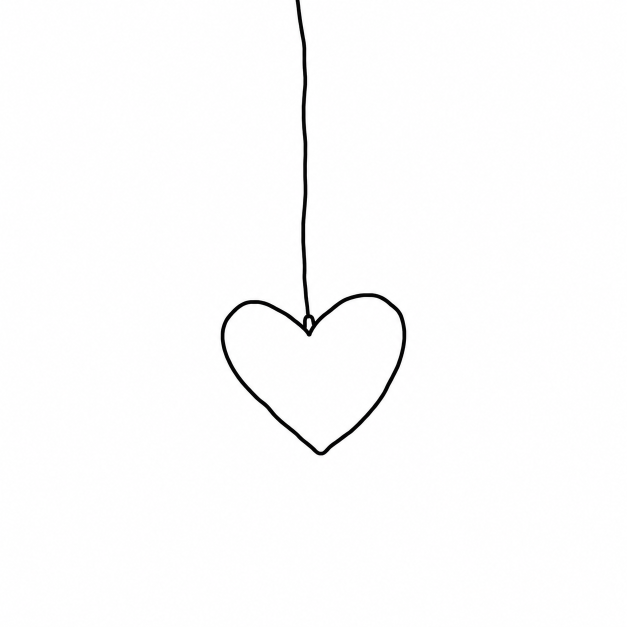
#> input picture scripts/charm-sources/心.png, 1254 x 1254 px (shown at 1/2 size)
$ python mk-research-cards.py 'charm-sources/心.png' 'charm-sources/星星.png'
#> lines starting #> are read from the running program, lines starting #| are printed output that depends on the picture; after the words box and inside, x2 and y2 are one past the last pixel; in counts of white or black regions, pixels touching at a corner belong together
#!/usr/bin/env python3
"""Opaque "sheet" art for the Voderrn Research photo pile.

Unlike mk-project-art.py (transparent drawing on the page), these stay OPAQUE
pieces of paper, because they overlap in a pile and must hide what is under
them. Light twin = the drawing cropped to its hand-drawn frame, white paper
kept. Dark twin = same crop with the paper turned into a dark sheet a shade
above the page (#181818 on #070707) and neutral ink turned cream (#f9f3eb),
colour marks (orange, pink, blue, green) untouched. numpy + PIL only.

Usage: python3 scripts/mk-research-cards.py <source.png> <out-stem>
   -> assets/project/<out-stem>.png and <out-stem>-dark.png
"""
import sys
from pathlib import Path

import numpy as np
from PIL import Image

CREAM = np.array([249, 243, 235], dtype=np.float64)
DARK_PAPER = np.array([24, 24, 24], dtype=np.float64)
MARGIN = 14      # px of paper kept outside the drawn frame
MAX_W = 1100


def eyes(neutral, chroma, a):
    """Mask of small neutral components (<=1500 px) whose surrounding ring is
    mostly colour — eyes drawn on an orange. Everything else stays False."""
    from collections import deque
    keep = np.zeros_like(neutral)
    seen = np.zeros_like(neutral)
    H, W = neutral.shape
    for sy, sx in zip(*np.where(neutral)):
        if seen[sy, sx]:
            continue
        comp, dq = [], deque([(sy, sx)])
        seen[sy, sx] = True
        big = False
        while dq:
            y, x = dq.popleft()
            if not big:
                comp.append((y, x))
                if len(comp) > 1500:
                    big = True
            for dy in (-1, 0, 1):
                for dx in (-1, 0, 1):
                    ny, nx = y + dy, x + dx
                    if 0 <= ny < H and 0 <= nx < W and neutral[ny, nx] and not seen[ny, nx]:
                        seen[ny, nx] = True
                        dq.append((ny, nx))
        if big:
            continue
        cy = np.array([p[0] for p in comp]); cx = np.array([p[1] for p in comp])
        by0, by1 = max(cy.min() - 4, 0), min(cy.max() + 5, H)
        bx0, bx1 = max(cx.min() - 4, 0), min(cx.max() + 5, W)
        ring = np.ones((by1 - by0, bx1 - bx0), dtype=bool)
        ring[cy - by0, cx - bx0] = False
        ring &= a[by0:by1, bx0:bx1] > 0.25
        if ring.sum() and chroma[by0:by1, bx0:bx1][ring].mean() > 0.6:
            keep[cy, cx] = True
    return keep


def main(src, stem):
#> called with src = 'charm-sources/心.png', stem = 'charm-sources/星星.png'
    im = np.array(Image.open(src).convert("RGB")).astype(np.float64)
    mn = im.min(-1)
    border = np.concatenate([mn[0], mn[-1], mn[:, 0], mn[:, -1]])
#> border = 5016 values, max 255 at index 0, min 0 at index 592, mean 253.6
    floor = float(np.median(border))                       # the paper's white
#> floor = 254
    a = np.clip((floor - mn) / (floor - 30.0), 0, 1)       # ink coverage
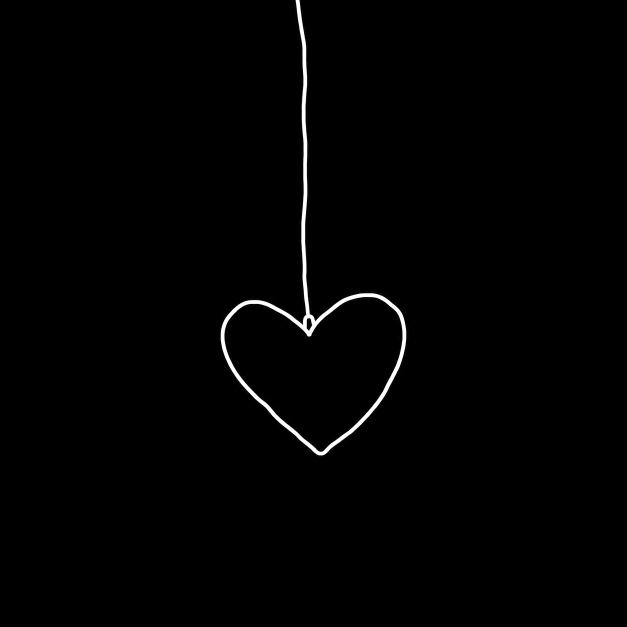
#> a: shape (1254, 1254) float64 (shown at 1/2 size); min 0, max 1, mean 0.00961
    a[a < 0.06] = 0                                        # paper speckle

    # crop to the drawn frame (+ a little paper), so the sheet edge IS the frame
    ys, xs = np.where(a > 0.3)
#> ys = 14578 values from 0 to 910; xs = 14578 values, max 812 at index 9206, min 441 at index 9279, mean 622.6
    H, W = a.shape
#> H = 1254; W = 1254
    y0, y1 = max(ys.min() - MARGIN, 0), min(ys.max() + 1 + MARGIN, H)
#> y0 = 0; y1 = 925
    x0, x1 = max(xs.min() - MARGIN, 0), min(xs.max() + 1 + MARGIN, W)
#> x0 = 427; x1 = 827
    im, a = im[y0:y1, x0:x1], a[y0:y1, x0:x1]
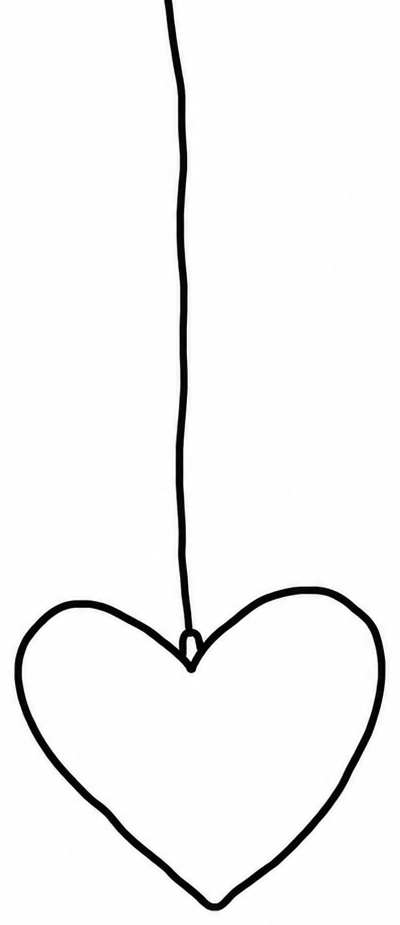
#> im: shape (925, 400, 3) float64; mean R, G, B 244.9, 244.8, 244.9
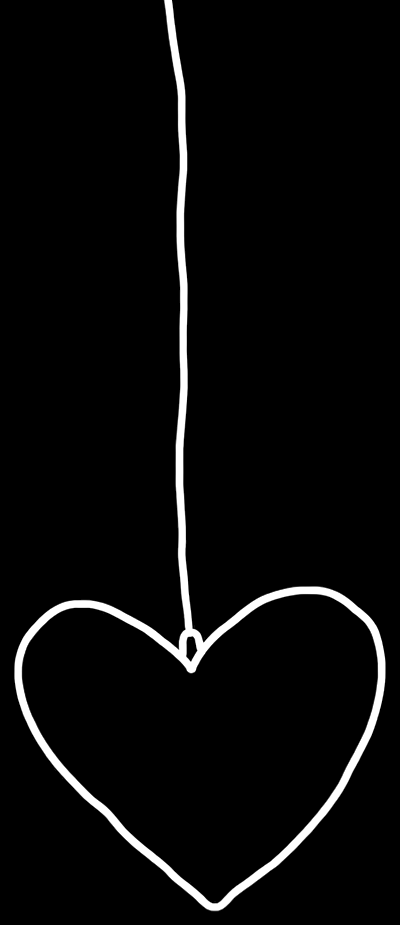
#> a: shape (925, 400) float64; min 0, max 1, mean 0.0374

    # paper speckle flattened to pure white: invisible, and the PNG shrinks ~4x
    light = np.where(a[..., None] > 0, im, 255.0)

    # un-premultiply the ink colour off the white paper
    a3 = a[..., None]
    ink = np.where(a3 > 0, np.clip((im - 255.0 * (1 - a3)) / np.maximum(a3, 1e-6), 0, 255), 0)
    sat = ink.max(-1) - ink.min(-1)
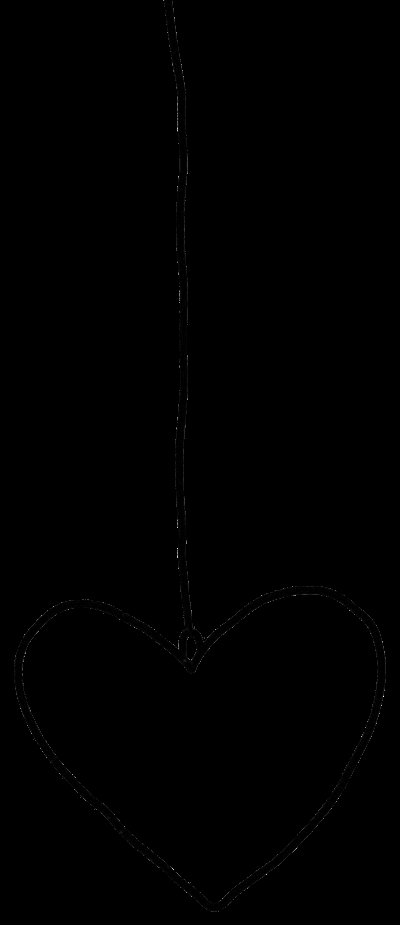
#> sat: shape (925, 400) float64; min 0, max 56, mean 0.1; drawn with min black and max white
    neutral = (a > 0) & (sat < 40)
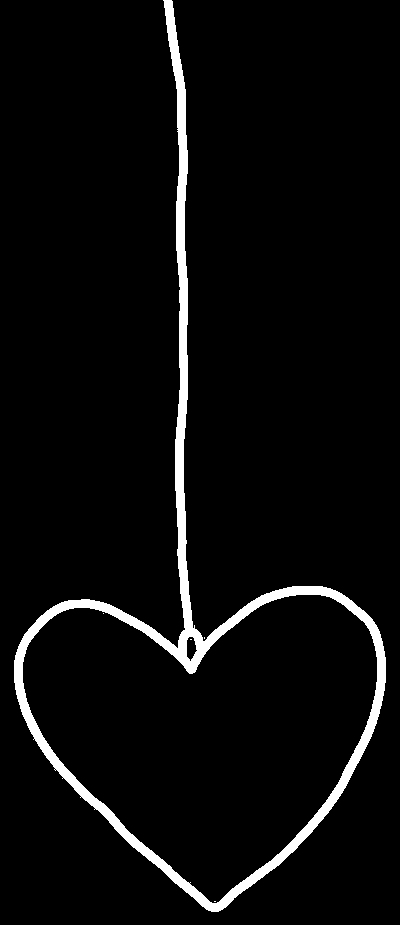
#> neutral: shape (925, 400) bool; 4.3% white; 5 white regions (4 under 20 px), largest, box (x1, y1, x2, y2) and area: (14, 0, 386, 912) 16009
    chroma = (a > 0.25) & (sat >= 60)
#> chroma: shape (925, 400) bool; every value is 0
    # small neutral blobs ringed by colour (the orange's eyes) keep their black,
    # same rule as mk-project-art.py
    neutral &= ~eyes(neutral, chroma, a)
#> the loop in eyes, `for sy, sx in zip(*np.where(neutral)):` made 16016 passes
#> (sy, sx) on passes 2 to 4: (0, 164), (0, 165), (0, 166)
    ink[neutral] = CREAM
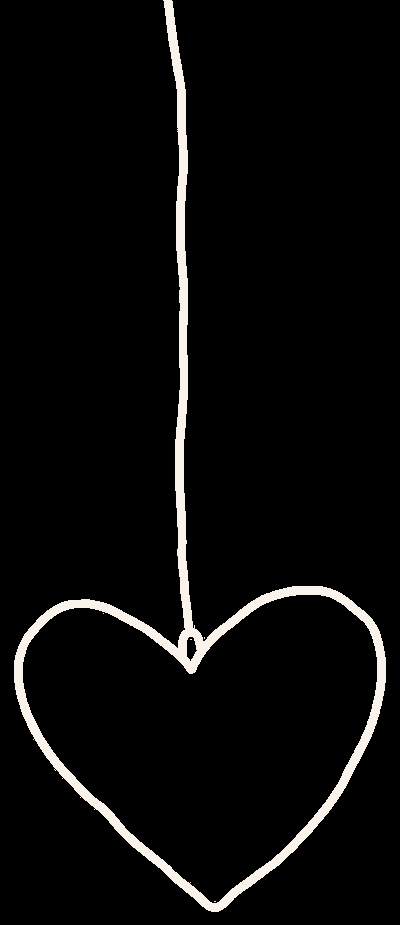
#> ink: shape (925, 400, 3) float64; mean of channels 0, 1, 2 10.8, 10.5, 10.2; drawn as R, G, B
    ad = a ** 0.55            # faint pencil and pale colour washes read on dark
    dark = DARK_PAPER * (1 - ad[..., None]) + ink * ad[..., None]
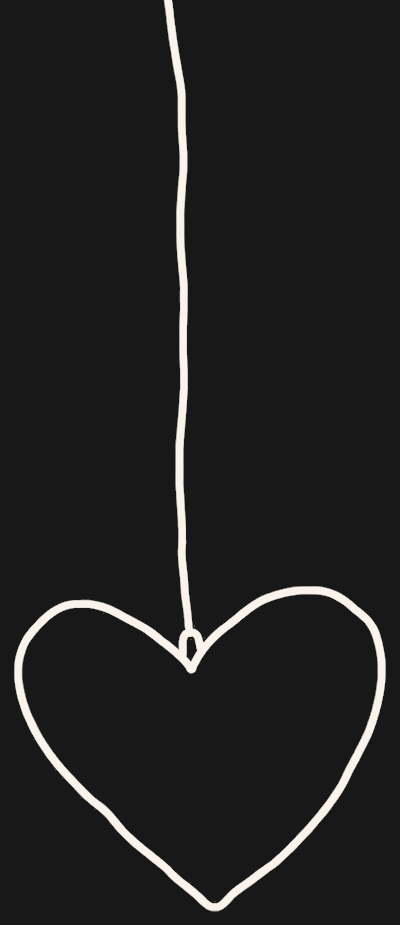
#> dark: shape (925, 400, 3) float64; mean of channels 0, 1, 2 32.8, 32.6, 32.3; drawn as R, G, B

    out = Path("assets/project")
    for arr, name in ((light, f"{stem}.png"), (dark, f"{stem}-dark.png")):
        img = Image.fromarray(np.clip(arr, 0, 255).astype(np.uint8))
        if img.width > MAX_W:
            img = img.resize((MAX_W, round(img.height * MAX_W / img.width)), Image.LANCZOS)
        img.save(out / name, optimize=True)
        print("wrote", out / name, img.size)
#> this loop made 2 passes
#> name on passes 1 to 2: 'charm-sources/星星.png.png', 'charm-sources/星星.png-dark.png'
#| wrote assets/project/charm-sources/星星.png.png (400, 925)
#| wrote assets/project/charm-sources/星星.png-dark.png (400, 925)
    print(f"floor {floor:.0f}, crop {x0},{y0}-{x1},{y1}")
#| floor 254, crop 427,0-827,925


if __name__ == "__main__":
    main(sys.argv[1], sys.argv[2])

$ run again, on scripts/charm-sources/画.png
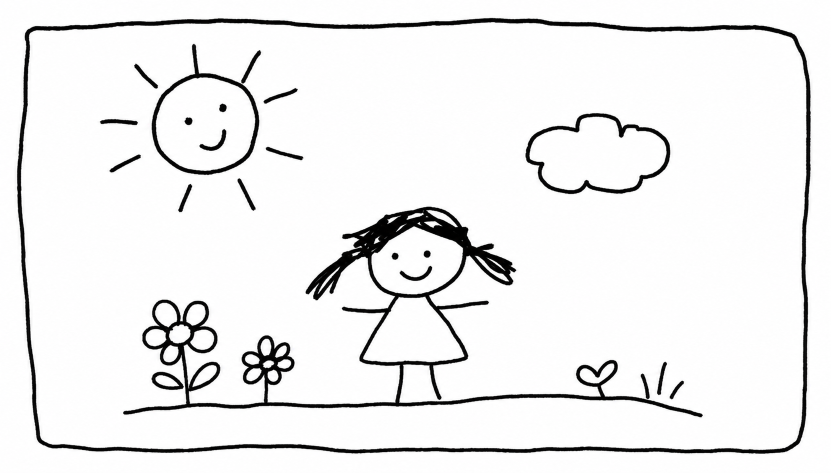
#> input picture scripts/charm-sources/画.png, 1662 x 946 px (shown at 1/2 size)
#> border = 5216 values, max 255 at index 31, min 253 at index 0, mean 253.8
#> floor = 254
#> y0 = 22; y1 = 922
#> x0 = 20; x1 = 1636
#> in main, `neutral = (a > 0) & (sat < 40)`:
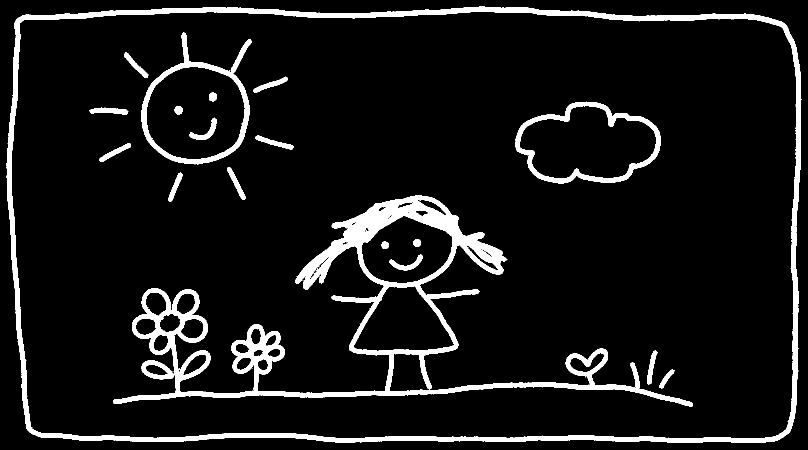
#> neutral: shape (900, 1616) bool (shown at 1/2 size); 8.5% white; 73 white regions (53 under 20 px), largest, box (x1, y1, x2, y2) and area: (226, 390, 1386, 813) 55314, (13, 13, 1602, 886) 44644, (283, 65, 503, 329) 7505
#> chroma: shape (900, 1616) bool; every value is 0
#> the loop in eyes, `for sy, sx in zip(*np.where(neutral)):` made 123760 passes
#> (sy, sx) on passes 2 to 4: (13, 959), (13, 960), (13, 961)
#> the loop in main, `for arr, name in ((light, f"{stem}.png"), (dark, f"{stem}-dark.png")):` made 2 passes
#> name on passes 1 to 2: 'charm-sources/画.png.png', 'charm-sources/画.png-dark.png'
#> (printed output is left out)
#> pass 2, in main, `img = img.resize((MAX_W, round(img.height * MAX_W / img.width)), Image..`:
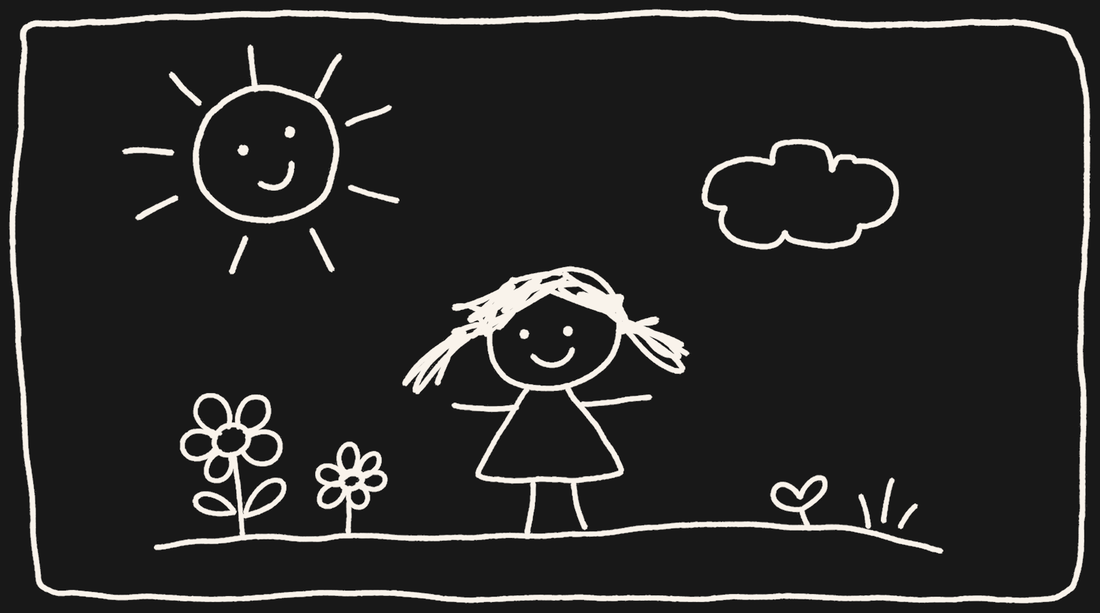
#> img: PIL image 1100x613 RGB; mean R, G, B 41.2, 40.7, 40.1
#| floor 254, crop 20,22-1636,922
